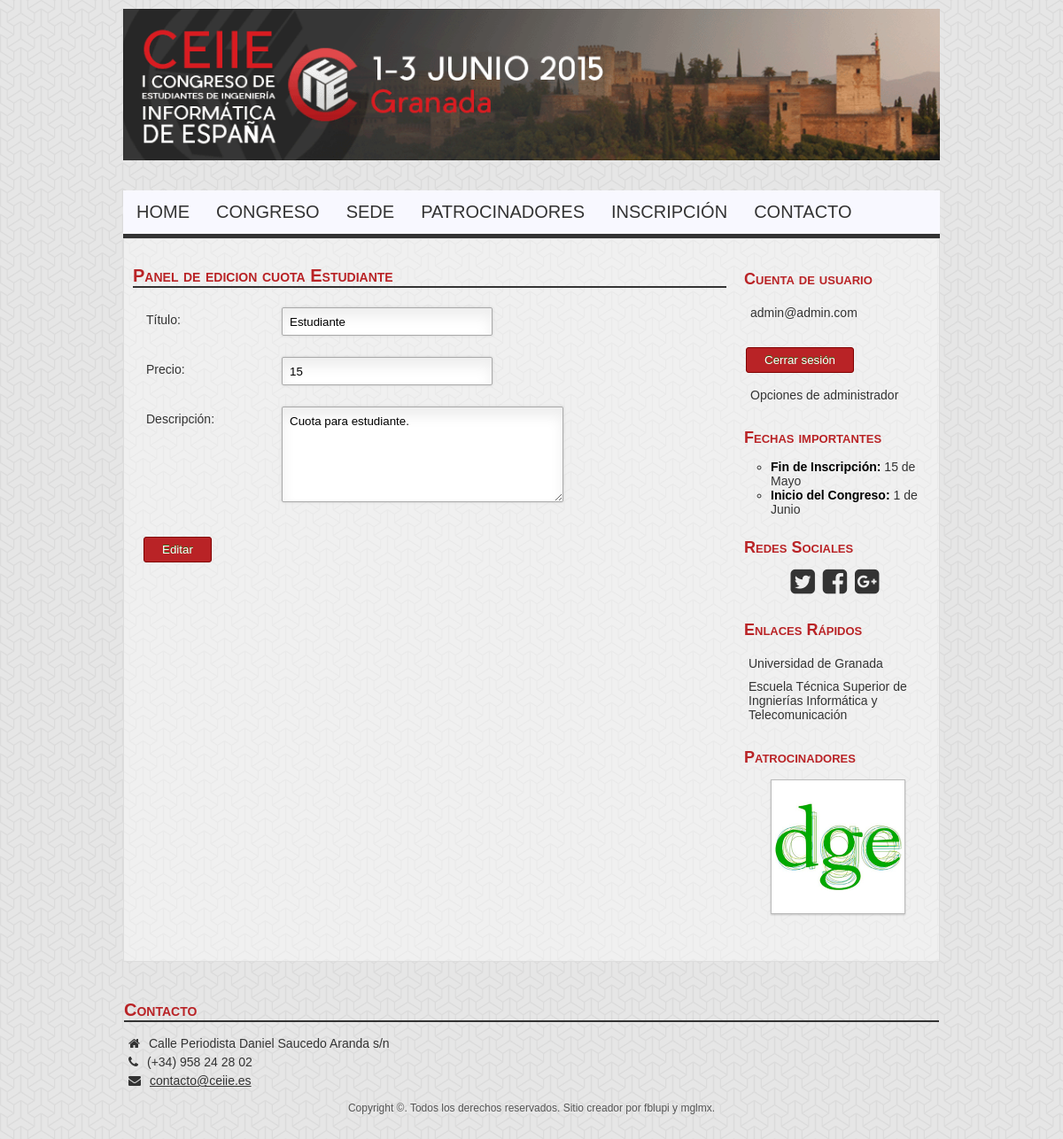
Page /P5/index.php?cat=editar-cuota&cuota=Estudiante (signed in) on the committed database.
### tables this page shows
CREATE TABLE IF NOT EXISTS `cuotas` (
  `ID_cuota` varchar(15) NOT NULL,
  `Nombre_cuota` varchar(30) NOT NULL,
  `Descripcion` text NOT NULL,
  `Precio` float NOT NULL
);

### P5/contenido/content-editar-cuota.php (the view, shortened to what this page needs)
<div id="content">
    <section>
        <article>
            <?php
            if($_SESSION['privilegio']==1) {
                $cuota=$_GET['cuota'];
                $resultado=mysql_query("SELECT * FROM cuotas WHERE ID_cuota='$cuota'");
                $fila=mysql_fetch_array($resultado);
                echo '<h1>Panel de edicion cuota '.$fila['Nombre_cuota'].' </h1>'; ?>
                <form  id="formEditCuota" class="contact_form" action="contenido/edicion/scriptEditarCuota.php" method="post" name="contact_form">
                    <ul>
                        <li>
                            <label for="id">Título:</label>
                            <input type="text" name="id" value="<?php echo $cuota; ?>" readonly/>
                        </li>
                        <li>
                            <label for="precio">Precio:</label>
                            <input pattern="[0-9]+" type="text" name="precio" value="<?php echo $fila['Precio']; ?>" required/>
                        </li>
                        <li>
                            <label for="descripcion">Descripción:</label>
                            <textarea type="textarea" name="descripcion" cols="40" rows="6" required><?php echo $fila['Descripcion']; ?></textarea>
                        </li>
                        <li>
                            <button class="submit">Editar</button>
                        </li>
                    </ul>
                </form>
           <?php }?>
        </article>
    </section>
</div>

### P5/css/style.css (style rules this page uses)
body { font-family: Pier, sans-serif; width: 980px; margin: auto; background-image: url("../images/background.png"); background-repeat: repeat; }
#main #content { padding-top: 10px; width: 75%; float: left; clear: both; }
#main h1 { font-variant: small-caps; font-weight: bolder; font-size: 20px; color: #B92326; border-bottom: 2px solid #333333; margin-bottom: 10px; }
#main #content section { margin: 10px; }
#main #content section article { text-align: justify; }
#main #content section article .contact_form button { margin-left: 0px; margin-top: 12px; }
.contact_form ul { list-style-type: none; list-style-position: outside; margin: 0px; padding: 0px; }
.contact_form li { padding: 12px; position: relative; }
.contact_form label { width: 150px; margin-top: 3px; display: inline-block; float: left; padding: 3px; }
.contact_form input { height: 20px; width: 220px; padding: 5px 8px; font-family: Pier, sans-serif; }
.contact_form textarea { padding: 8px; width: 300px; font-family: Pier, sans-serif; }
.contact_form button { margin-left: 156px; }
.contact_form input, .contact_form textarea, .contact_form select { border: 1px solid #AAAAAA; box-shadow: 0px 0px 3px #CCCCCC, 0px 10px 15px #EEEEEE inset; border-radius: 2px; }
button.submit { font-family: Pier, sans-serif; background-color: #B92326; border: 1px solid #800000; border-bottom: 1px solid #800000; border-radius: 3px; -webkit-border-radius: 3px; -moz-border-radius: 3px; -ms-border-radius: 3px; -o-border-radius: 3px; box-shadow: inset 0 1px 0 0 #B92326; -webkit-box-shadow: 0 1px 0 0 #B92326 inset ; -moz-box-shadow: 0 1px 0 0 #B92326 inset; -ms-box-shadow: 0 1px 0 0 #B92326 inset; -o-box-shadow: 0 1px 0 0 #B92326 inset; color: white; padding: 6px 20px; text-align: center; text-shadow: 0 -1px 0 #396715; }

### rows in the picture
cuotas: Nombre_cuota "Estudiante", precio "15", descripcion "Cuota para estudiante."

### other values in the picture
$_SESSION['usuario'] "admin@admin.com"
